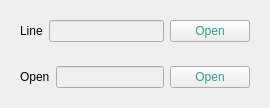
           <widget class="QWidget" name="widget_4" native="true">
            <layout class="QVBoxLayout" name="verticalLayout_3">
             <item>
              <widget class="QWidget" name="widget" native="true">
               <property name="font">
                <font>
                 <weight>50</weight>
                 <bold>false</bold>
                </font>
               </property>
               <layout class="QHBoxLayout" name="horizontalLayout">
                <item>
                 <widget class="QLabel" name="label">
                  <property name="text">
                   <string>Line</string>
                  </property>
                 </widget>
                </item>
                <item>
                 <widget class="QLineEdit" name="lineEdit_line">
                  <property name="enabled">
                   <bool>false</bool>
                  </property>
                  <property name="readOnly">
                   <bool>true</bool>
                  </property>
                 </widget>
                </item>
                <item>
                 <widget class="QPushButton" name="pushButton_open_line">
                  <property name="palette">
                   <palette>
                    <active>
                     <colorrole role="WindowText">
                      <brush brushstyle="SolidPattern">
                       <color alpha="255">
                        <red>0</red>
                        <green>0</green>
                        <blue>0</blue>
                       </color>
                      </brush>
                     </colorrole>
                     <colorrole role="Dark">
                      <brush brushstyle="SolidPattern">
                       <color alpha="255">
                        <red>239</red>
                        <green>239</green>
                        <blue>239</blue>
                       </color>
                      </brush>
                     </colorrole>
                     <colorrole role="Mid">
                      <brush brushstyle="SolidPattern">
                       <color alpha="255">
                        <red>236</red>
                        <green>236</green>
                        <blue>236</blue>
                       </color>
                      </brush>
                     </colorrole>
                     <colorrole role="Text">
                      <brush brushstyle="SolidPattern">
                       <color alpha="255">
                        <red>0</red>
                        <green>0</green>
                        <blue>0</blue>
                       </color>
                      </brush>
                     </colorrole>
                     <colorrole role="ButtonText">
                      <brush brushstyle="SolidPattern">
                       <color alpha="255">
                        <red>54</red>
                        <green>154</green>
                        <blue>141</blue>
                       </color>
                      </brush>
                     </colorrole>
                    </active>
                    <inactive>
                     <colorrole role="WindowText">
                      <brush brushstyle="SolidPattern">
                       <color alpha="255">
                        <red>0</red>
                        <green>0</green>
                        <blue>0</blue>
                       </color>
                      </brush>
                     </colorrole>
                     <colorrole role="Dark">
                      <brush brushstyle="SolidPattern">
                       <color alpha="255">
                        <red>239</red>
                        <green>239</green>
                        <blue>239</blue>
                       </color>
                      </brush>
                     </colorrole>
                     <colorrole role="Mid">
                      <brush brushstyle="SolidPattern">
                       <color alpha="255">
                        <red>236</red>
                        <green>236</green>
                        <blue>236</blue>
                       </color>
                      </brush>
                     </colorrole>
                     <colorrole role="Text">
                      <brush brushstyle="SolidPattern">
                       <color alpha="255">
                        <red>0</red>
                        <green>0</green>
                        <blue>0</blue>
                       </color>
                      </brush>
                     </colorrole>
                     <colorrole role="ButtonText">
                      <brush brushstyle="SolidPattern">
                       <color alpha="255">
                        <red>54</red>
                        <green>154</green>
                        <blue>141</blue>
                       </color>
                      </brush>
                     </colorrole>
                    </inactive>
                    <disabled>
                     <colorrole role="WindowText">
                      <brush brushstyle="SolidPattern">
                       <color alpha="255">
                        <red>239</red>
                        <green>239</green>
                        <blue>239</blue>
                       </color>
                      </brush>
                     </colorrole>
                     <colorrole role="Dark">
                      <brush brushstyle="SolidPattern">
                       <color alpha="255">
                        <red>239</red>
                        <green>239</green>
                        <blue>239</blue>
                       </color>
                      </brush>
                     </colorrole>
                     <colorrole role="Mid">
                      <brush brushstyle="SolidPattern">
                       <color alpha="255">
                        <red>236</red>
                        <green>236</green>
                        <blue>236</blue>
                       </color>
                      </brush>
                     </colorrole>
                     <colorrole role="Text">
                      <brush brushstyle="SolidPattern">
                       <color alpha="255">
                        <red>239</red>
                        <green>239</green>
                        <blue>239</blue>
                       </color>
                      </brush>
                     </colorrole>
                     <colorrole role="ButtonText">
                      <brush brushstyle="SolidPattern">
                       <color alpha="255">
                        <red>239</red>
                        <green>239</green>
                        <blue>239</blue>
                       </color>
                      </brush>
                     </colorrole>
                    </disabled>
                   </palette>
                  </property>
                  <property name="text">
                   <string>Open</string>
                  </property>
                 </widget>
                </item>
               </layout>
              </widget>
             </item>
             <item>
              <widget class="QWidget" name="widget_2" native="true">
               <property name="font">
                <font>
                 <weight>50</weight>
                 <bold>false</bold>
                </font>
               </property>
               <layout class="QHBoxLayout" name="horizontalLayout_2">
                <item>
                 <widget class="QLabel" name="label_2">
                  <property name="text">
                   <string>Open</string>
                  </property>
                 </widget>
                </item>
                <item>
                 <widget class="QLineEdit" name="lineEdit_open">
                  <property name="enabled">
                   <bool>false</bool>
                  </property>
                  <property name="readOnly">
                   <bool>true</bool>
                  </property>
                 </widget>
                </item>
                <item>
                 <widget class="QPushButton" name="pushButton_open_open">
                  <property name="palette">
                   <palette>
                    <active>
                     <colorrole role="WindowText">
                      <brush brushstyle="SolidPattern">
                       <color alpha="255">
                        <red>0</red>
                        <green>0</green>
                        <blue>0</blue>
                       </color>
                      </brush>
                     </colorrole>
                     <colorrole role="Dark">
                      <brush brushstyle="SolidPattern">
                       <color alpha="255">
                        <red>239</red>
                        <green>239</green>
                        <blue>239</blue>
                       </color>
                      </brush>
                     </colorrole>
                     <colorrole role="Mid">
                      <brush brushstyle="SolidPattern">
                       <color alpha="255">
                        <red>236</red>
                        <green>236</green>
                        <blue>236</blue>
                       </color>
                      </brush>
                     </colorrole>
                     <colorrole role="Text">
                      <brush brushstyle="SolidPattern">
                       <color alpha="255">
                        <red>0</red>
                        <green>0</green>
                        <blue>0</blue>
                       </color>
                      </brush>
                     </colorrole>
                     <colorrole role="ButtonText">
                      <brush brushstyle="SolidPattern">
                       <color alpha="255">
                        <red>54</red>
                        <green>154</green>
                        <blue>141</blue>
                       </color>
                      </brush>
                     </colorrole>
                    </active>
                    <inactive>
                     <colorrole role="WindowText">
                      <brush brushstyle="SolidPattern">
                       <color alpha="255">
                        <red>0</red>
                        <green>0</green>
                        <blue>0</blue>
                       </color>
                      </brush>
                     </colorrole>
                     <colorrole role="Dark">
                      <brush brushstyle="SolidPattern">
                       <color alpha="255">
                        <red>239</red>
                        <green>239</green>
                        <blue>239</blue>
                       </color>
                      </brush>
                     </colorrole>
                     <colorrole role="Mid">
                      <brush brushstyle="SolidPattern">
                       <color alpha="255">
                        <red>236</red>
                        <green>236</green>
                        <blue>236</blue>
                       </color>
                      </brush>
                     </colorrole>
                     <colorrole role="Text">
                      <brush brushstyle="SolidPattern">
                       <color alpha="255">
                        <red>0</red>
                        <green>0</green>
                        <blue>0</blue>
                       </color>
                      </brush>
                     </colorrole>
                     <colorrole role="ButtonText">
                      <brush brushstyle="SolidPattern">
                       <color alpha="255">
                        <red>54</red>
                        <green>154</green>
                        <blue>141</blue>
                       </color>
                      </brush>
                     </colorrole>
                    </inactive>
                    <disabled>
                     <colorrole role="WindowText">
                      <brush brushstyle="SolidPattern">
                       <color alpha="255">
                        <red>239</red>
                        <green>239</green>
                        <blue>239</blue>
                       </color>
                      </brush>
                     </colorrole>
                     <colorrole role="Dark">
                      <brush brushstyle="SolidPattern">
                       <color alpha="255">
                        <red>239</red>
                        <green>239</green>
                        <blue>239</blue>
                       </color>
                      </brush>
                     </colorrole>
                     <colorrole role="Mid">
                      <brush brushstyle="SolidPattern">
                       <color alpha="255">
                        <red>236</red>
                        <green>236</green>
                        <blue>236</blue>
                       </color>
                      </brush>
                     </colorrole>
                     <colorrole role="Text">
                      <brush brushstyle="SolidPattern">
                       <color alpha="255">
                        <red>239</red>
                        <green>239</green>
                        <blue>239</blue>
                       </color>
                      </brush>
                     </colorrole>
                     <colorrole role="ButtonText">
                      <brush brushstyle="SolidPattern">
                       <color alpha="255">
                        <red>239</red>
                        <green>239</green>
                        <blue>239</blue>
                       </color>
                      </brush>
                     </colorrole>
                    </disabled>
                   </palette>
                  </property>
                  <property name="text">
                   <string>Open</string>
                  </property>
                 </widget>
                </item>
               </layout>
              </widget>
             </item>
            </layout>
           </widget>
